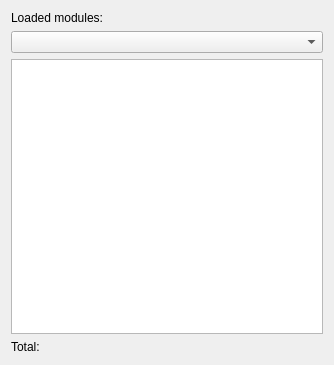
<ui version="4.0" >
 <class>Form</class>
 <widget class="QWidget" name="Form" >
  <property name="geometry" >
   <rect>
    <x>0</x>
    <y>0</y>
    <width>334</width>
    <height>365</height>
   </rect>
  </property>
  <property name="windowTitle" >
   <string>Information of /proc/modules</string>
  </property>
  <layout class="QVBoxLayout" >
   <item>
    <widget class="QLabel" name="label_2" >
     <property name="text" >
      <string>Loaded modules:</string>
     </property>
    </widget>
   </item>
   <item>
    <widget class="QComboBox" name="comboBox" >
     <property name="acceptDrops" >
      <bool>false</bool>
     </property>
     <property name="autoFillBackground" >
      <bool>true</bool>
     </property>
    </widget>
   </item>
   <item>
    <widget class="QTextEdit" name="textEdit" />
   </item>
   <item>
    <widget class="QLabel" name="label" >
     <property name="text" >
      <string>Total: </string>
     </property>
    </widget>
   </item>
  </layout>
 </widget>
 <resources/>
 <connections/>
</ui>
